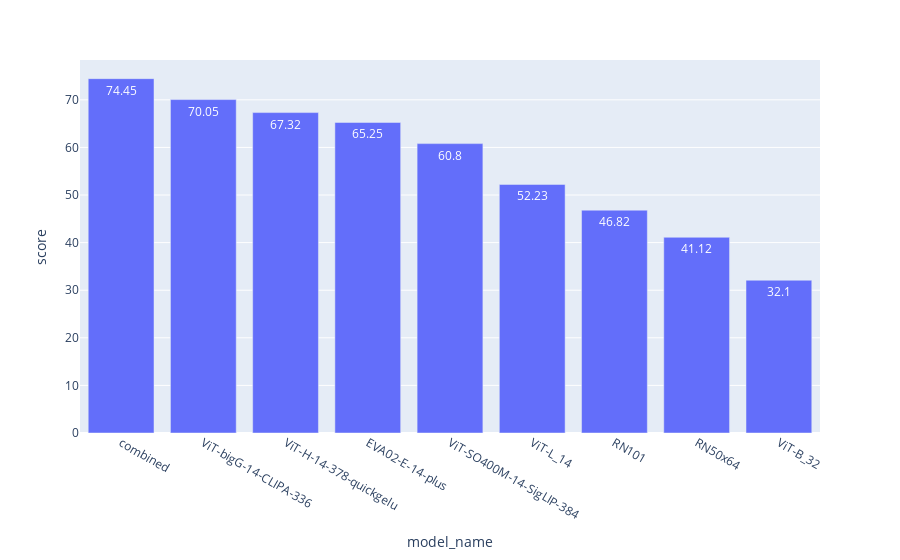

This figure's notebook cell:
### Code cell
fig = px.bar(diagonals_df,x='model_name', y='score', text_auto=True)
fig.show()

### Figure 1 — Plotly figure (JSON) as saved in the notebook; plotly's stock layout.template omitted (floating-point values rounded to 4 significant figures)
{"data": [{"alignmentgroup": "True", "hovertemplate": "model_name=%{x}<br>score=%{y}<extra></extra>", "legendgroup": "", "marker": {"color": "#636efa", "pattern": {"shape": ""}}, "name": "", "offsetgroup": "", "orientation": "v", "showlegend": false, "textposition": "auto", "texttemplate": "%{y}", "type": "bar", "x": ["combined", "ViT-bigG-14-CLIPA-336", "ViT-H-14-378-quickgelu", "EVA02-E-14-plus", "ViT-SO400M-14-SigLIP-384", "ViT-L_14", "RN101", "RN50x64", "ViT-B_32"], "xaxis": "x", "y": [74.45, 70.05, 67.32, 65.25, 60.8, 52.23, 46.82, 41.12, 32.1], "yaxis": "y"}], "layout": {"barmode": "relative", "legend": {"tracegroupgap": 0}, "margin": {"t": 60}, "xaxis": {"anchor": "y", "domain": [0, 1], "title": {"text": "model_name"}}, "yaxis": {"anchor": "x", "domain": [0, 1], "title": {"text": "score"}}}}
